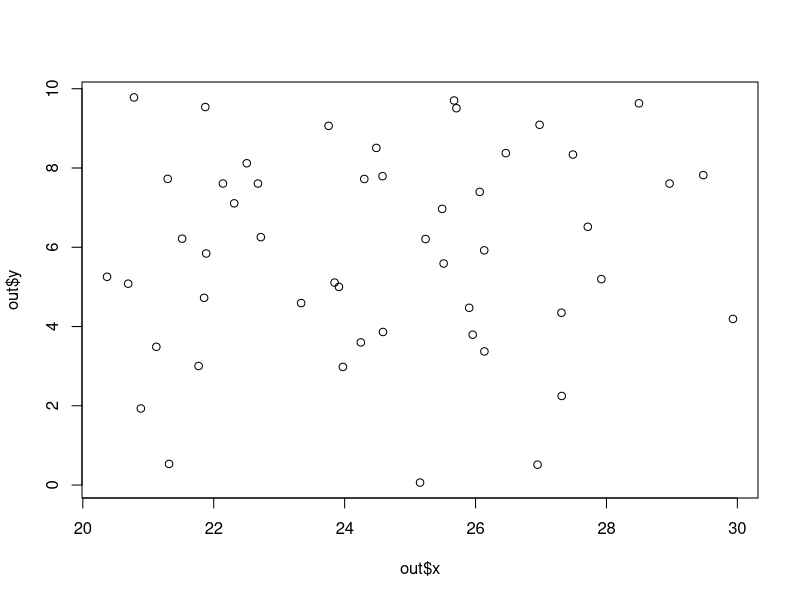
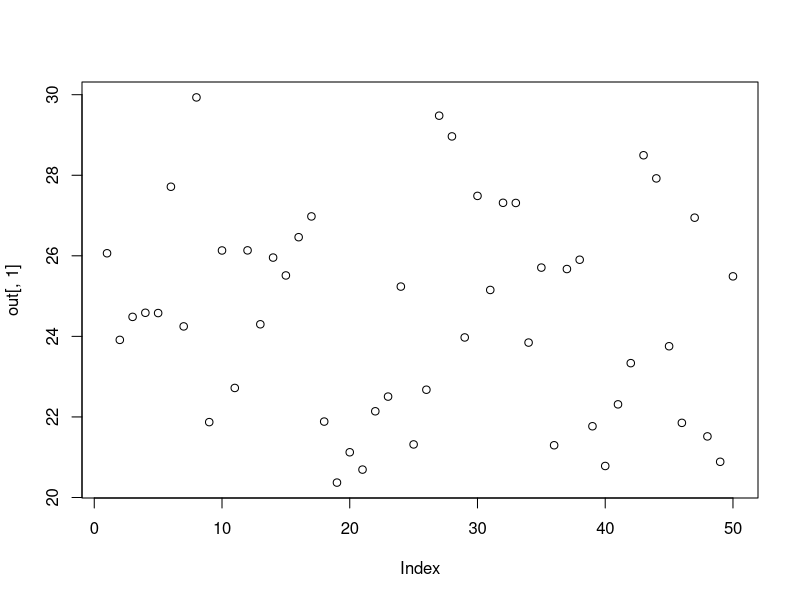
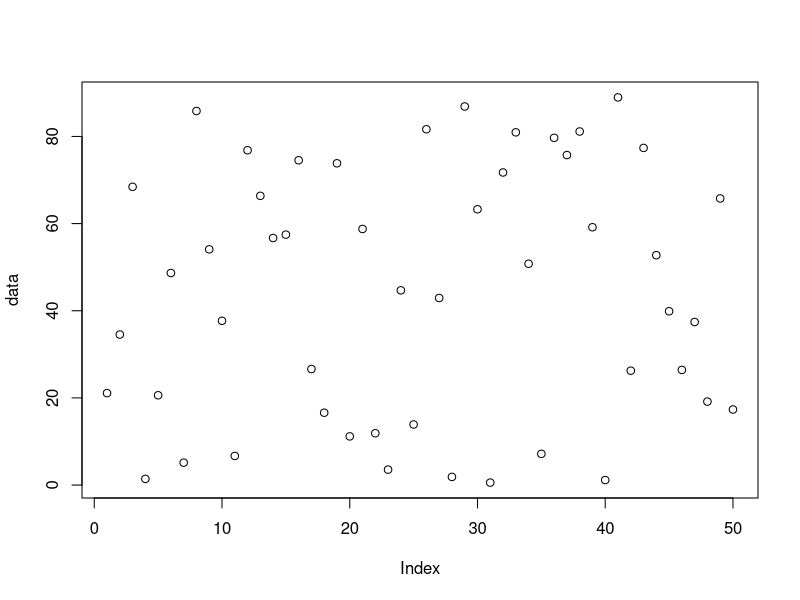
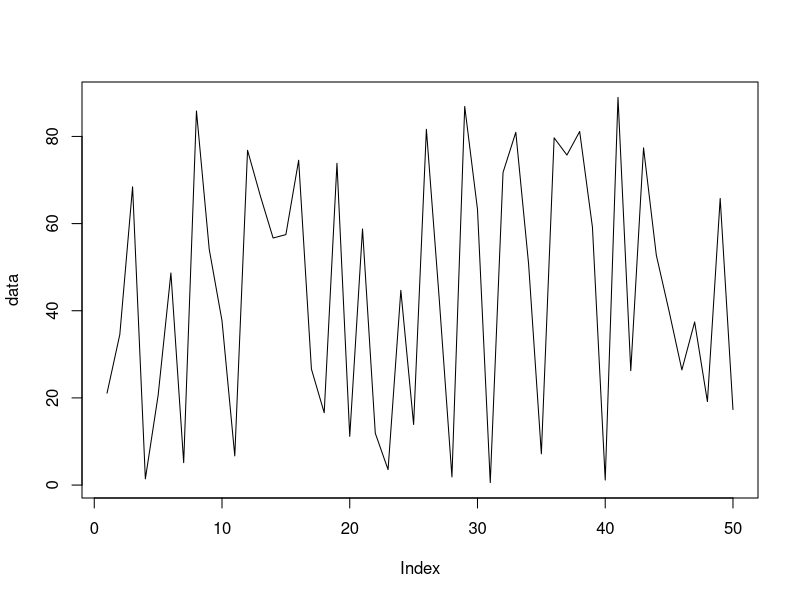
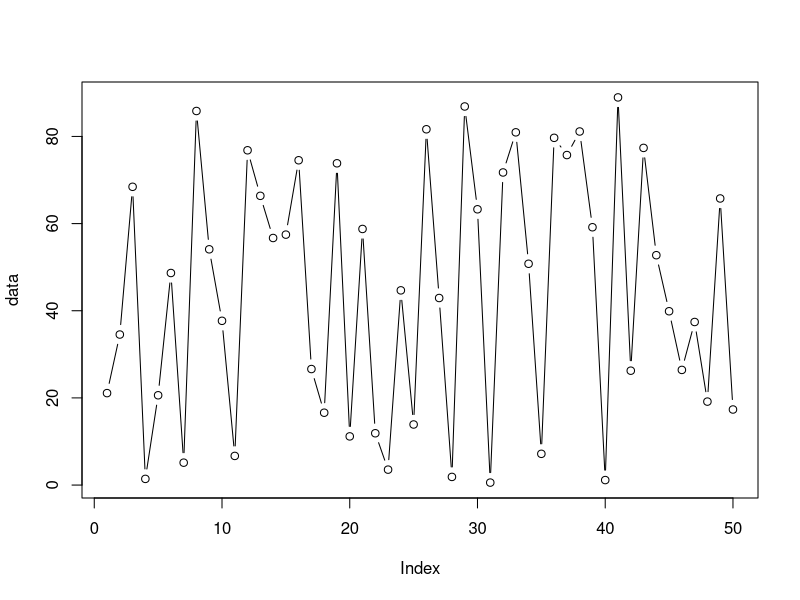
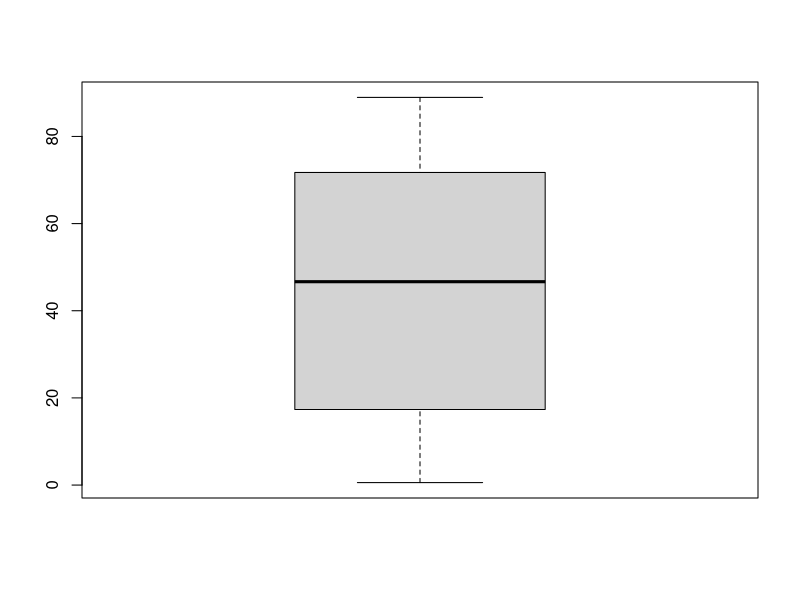
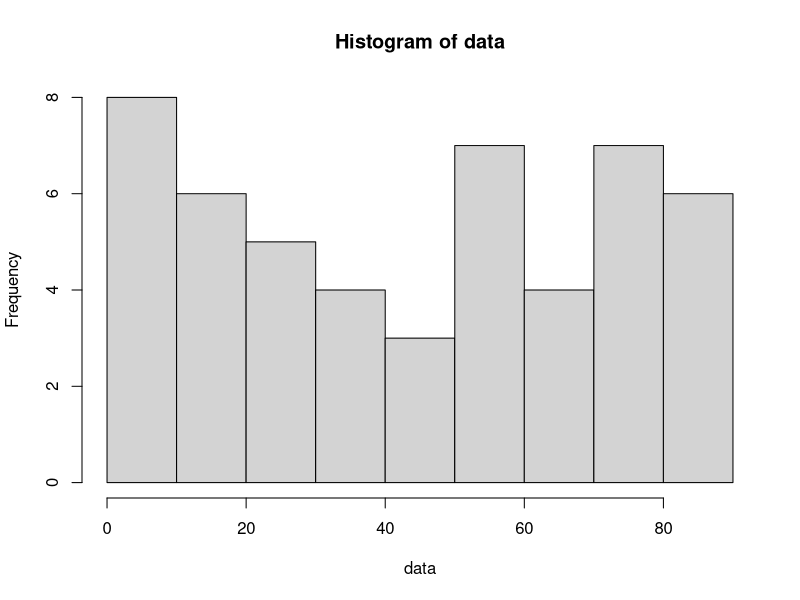
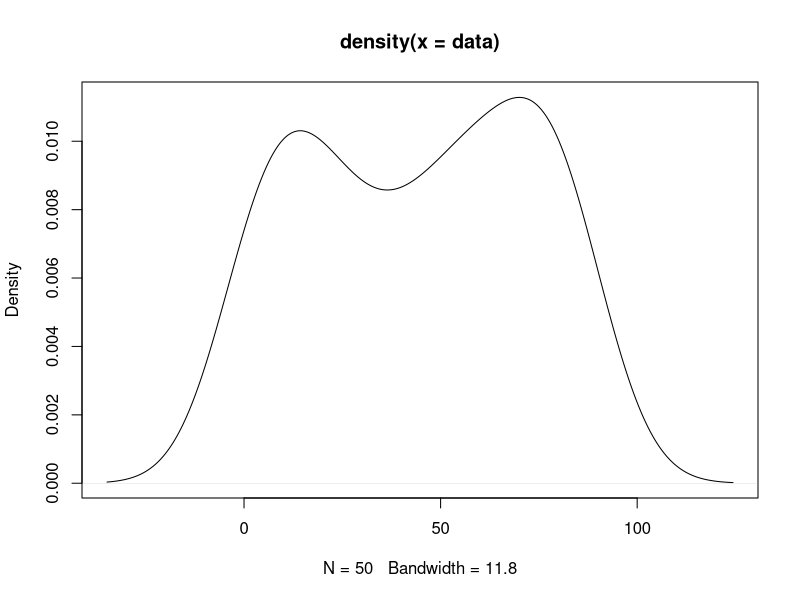

Write R code to recreate these figures, in order.
## ---- chunk 1
2+4+7 # Sum 

# Order of operation
1/2*3+4-5
1/2*(3+4-5)
1/(2*(3+4-5))
1/(2*3+4-5) 
## Notice how output changes with the placement of operators

# Other operators:
2^3
log(10)
sqrt(4)
pi

# Clear the Environment
rm(list=ls())
## ---- chunk 2
# The "is equal to" or "assignment operator in R is "<-" or "=" 

# Generate sample data
data<-c(1,4,2,3,9)

# rbind combines data by rows, and hence "r"bind
# cbind combines data by columns, and hence "c"bind

# Checking the properties of a dataset. Note: the na.rm argument ignores NA values in the dataset.
data=rbind(1,4,2,3,9) 
dim(data)           # [5,1]: 5 rows, 1 column
data[2,1]           # Show the value in row 2, column 1
data[c(2:5),1]      # Show a range of values in column 1
mean(data, na.rm=T) # Mean
max(data)           # Maximum
min(data)           # Minimum
sd(data)            # Standard deviation
var(data)           # Variance

summary(data) 
str(data)        # Prints structure of data
head(data)       # Returns the 1st 6 items in the object
head(data, 2)    # Print first 2
tail(data, 2)    # Print last 2

# Do the same, but with "c()" instead of "rbind"
data=c(1,4,2,3,9) 
dim(data)        # Note: dim is NULL
length(data)     # Length of a dataset is the number of variables (columns)

data[2]          # This should give you 4 

# Other operators work in the same way
mean(data)       # Mean
max(data)        # Maximum
min(data)        # Minimum
sd(data)         # Standard deviation
var(data)        # Variance

# Text data
data=c("TAMU","GEOS","BAEN","WMHS") 
data             # View
data[1]

# Mixed data
data=c(1,"GEOS",10,"WMHS") # All data is treated as text if one value is text
data[3]                    # Note how output is in quotes i.e. "10"

## ---- chunk 3
# Lets make a random matrix
test_mat = matrix( c(2, 4, 3, 1, 5, 7), # The data elements 
  nrow=2,         # Number of rows 
  ncol=3,         # Number of columns 
  byrow = TRUE)   # Fill matrix by rows 

test_mat = matrix( c(2, 4, 3, 1, 5, 7),nrow=2,ncol=3,byrow = TRUE) # Same result 
test_mat


test_mat[,2]      # Display all rows, and second column
test_mat[2,]      # Display second row, all columns

# Types of datasets
out = as.matrix(test_mat)
out               # This is a matrix
out = as.array(test_mat)
out               # This is also a matrix
out = as.vector(test_mat)
out               # This is just a vector

# Data frame and list
data1=runif(50,20,30) # Create 50 random numbers between 20 and 30  
data2=runif(50,0,10)  # Create 50 random numbers between 0 and 10  

# Lists
out = list()        # Create and empty list
out[[1]] = data1    # Notice the brackets "[[ ]]" instead of "[ ]"
out[[2]] = data2
out[[1]]          # Contains data1 at this location

# Data frame
out=data.frame(x=data1, y=data2)

# Let's see how it looks!
plot(out$x, out$y)
plot(out[,1])
## ---- chunk 4

# Create 50 random numbers between 0 and 100  
data=runif(50, 0, 100) 

# Overplotting means adding layers to a plot.
plot(data)            # The "plot" function initializes the plot.
plot(data, type="l")  # The "type" argument changes the plot type. "l" calls up a line plot
plot(data, type="b")  # Buffered points joined by lines

# Try options type = "o" and type = "c" as well.

# We can also quickly visualize boxplots, histograms, and density plots using the same procedure
boxplot(data)        # Box-and-whisker plot
hist(data)           # Histogram points
plot(density(data))  # Plot with density distribution 

## ---- chunk 5

# Part 2.2.1. Line plots
plot(data,type="o", col="red",
     xlab="x-axis title",ylab ="y-axis title", main="My plot", # Name of axis labels and title
     cex.axis=2, cex.main=2,cex.lab=2,            # Size of axes, title and label
     pch=23,       # Change marker style
     bg="red",     # Change color of markers
     lty=5,        # Change line style
     lwd=2         # Selecting line width
) 
# Adding legend
legend(1, 100, legend=c("Data 1"),
       col=c("red"), lty=2, cex=1.2)

# Part 2.2.2. Histograms
hist(data,col="red",
     xlab="Number",ylab ="Value", main="My plot", # Name of axis labels and title
     border="blue"
) 

# Try adjusting the parameters:
# hist(data,col="red",
#      xlab="Number",ylab ="Value", main="My plot", # Name of axis labels and title
#      cex.axis=2, cex.main=2,cex.lab=2,            # Size of axes, title and label
#      border="blue", 
#      xlim=c(0,100), # Control the limits of the x-axis
#      las=0,      # Try different values of las: 0,1,2,3 to rotate labels
#      breaks=5    # Try using 5,20,50, 100
# ) # Using more options and controls

## ---- chunk 6

plot_data=data.frame(x=runif(50,0,10), y=runif(50,20,30), z=runif(50,30,40)) 

plot(plot_data$x, plot_data$y) # Scatter plot of x and y data

# Mandatory beautification
plot(plot_data$x,plot_data$y, xlab="Data X", ylab="Data Y", main="X vs Y plot",
     col="darkred",pch=20,cex=1.5) # Scatter plot of x and y data

# Multiple lines on one axis
matplot(plot_data, type = c("b"),pch=16,col = 1:4) 
matplot(plot_data, type = c("b","l","o"),pch=16,col = 1:4) # Try this now. Any difference? 
legend("topleft", legend = 1:4, col=1:4, pch=1)            # Add legend to a top left
legend("top", legend = 1:4, col=1:4, pch=1)                # Add legend to at top center
legend("bottomright", legend = 1:4, col=1:4, pch=1)        # Add legend at the bottom right

## ---- chunk 7


date=seq(as.Date('2011-01-01'),as.Date('2011-01-31'),by = 1) # Generate a sequence 31 days
data=runif(31,0,10)                 # Generate 31 random values between 0 and 10
df=data.frame(Date=date,Value=data) # Combine the data in a data frame
plot(df,type="o")

## ---- chunk 8

par(mfrow=c(2,2)) # Call a plot with 4 quadrants

# Plot 1
matplot(plot_data, type = c("b"),pch=16,col = 1:4) 

# Plot 2
plot(plot_data$x,plot_data$y) 

# Plot 3
hist(data,col="red",
     xlab="Number",ylab ="Value", main="My plot", 
     border="blue") 

# Plot4
plot(data,type="o", col="red",
     xlab="Number",ylab ="Value", main="My plot",
     cex.axis=2, cex.main=2,cex.lab=2, 
     pch=23,   
     bg="red", 
     lty=5, 
     lwd=2 
) 

# Alternatively, we can call up a plot using a matrix
matrix(c(1,1,2,3), 2, 2, byrow = TRUE) # Plot 1 is plotted for first two spots, followed by plot 2 and 3 

layout(matrix(c(1,1,2,3), 2, 2, byrow = TRUE)) # Fixes a layout of the plots we want to make

 # Plot 1
matplot(plot_data, type = c("b"),pch=16,col = 1:4)

# Plot2
plot(plot_data$x,plot_data$y) 

# Plot 3
hist(data,col="red",
     xlab="Number",ylab ="Value", main="My plot",
     border="blue"
)
## ---- chunk 9

png("awesome_plot.png", width=4, height=4, units="in", res=400) 
#Tells R we will plot image in png of given specification

matplot(plot_data, type = c("b","l","o"),pch=16,col = 1:4)  
legend("topleft", legend = 1:4, col=1:4, pch=1)

dev.off() # Very important: this sends the image to disc
# Keep pressing till you get the following: 
# Error in dev.off() : cannot shut down device 1 (the null device) 
# This ensures that we are no longer plotting.

# It looks like what everything we just plotted was squeezed together to tightly. Let's change the size.
png("awesome_plot.png", width=6, height=4, units="in", res=400)  #note change in dimension
#Tells R we will plot image in png of given specification

matplot(plot_data, type = c("b","l","o"),pch=16,col = 1:3)  
legend("topleft", legend = 1:3, col=1:3, pch=16)

dev.off() 

## ---- chunk 10
###############################################################
#~~~ Load required libraries
lib_names=c("ggplot2","gridExtra","utils","tidyr","cowplot", "RColorBrewer")

# If you see a prompt: Do you want to restart R prior to installing: Select **No**. 

# Install all necessary packages (Run once)
# invisible(suppressMessages
#           (suppressWarnings
#             (lapply
#               (lib_names,install.packages,repos="http://cran.r-project.org",
#                 character.only = T))))

# Load necessary packages
invisible(suppressMessages
          (suppressWarnings
            (lapply
              (lib_names,library, character.only = T))))

###############################################################
#~~~ Generate a dataset containing random numbers within specified ranges
Year = seq(1913,2001,1)
Jan = runif(89, -18.4, -3.2)
Feb = runif(89, -19.4, -1.2)
Mar = runif(89, -14, -1.8)
January = runif(89, 1, 86)
dat = data.frame(Year, Jan, Feb, Mar, January)
## ---- chunk 11

l1 = ggplot(data=dat, aes(x = Year, y = Jan, color = "blue")) + # Tell which data to plot
  geom_line() +      # Add a line
  geom_point() +     # Add a points
  xlab("Year") +     # Add labels to the axes
  ylab("Value")

# Or, they can be specified for any individual geometry
l1 + geom_line(linetype = "solid", color="Blue")  # Add a solid line
l1 + geom_line(aes(x = Year, y = January)) # Add a different data set

# There are tons of other built-in color scales and themes, such as scale_color_grey(), scale_color_brewer(), theme_classic(), theme_minimal(), and theme_dark()

# OR, CREATE YOUR OWN THEME! You can group themes together in one list
theme1 = theme(
  legend.position = "none",
  panel.background = element_blank(),
  plot.title = element_text(hjust = 0.5),
  axis.line = element_line(color = "black"),
  axis.text.y   = element_text(size = 11),
  axis.text.x   = element_text(size = 11),
  axis.title.y  = element_text(size = 11),
  axis.title.x  = element_text(size = 11),
  panel.border = element_rect(
    colour = "black",
    fill = NA,
    size = 0.5
  )
)
## ---- chunk 12
library(tidyr)

# There are two generally data formats: wide (horizontal) and long (vertical). In the horizontal format, every column represents a category of the data. In the vertical format, every row represents an observation for a particular category (think of each row as a data point). Both formats have their comparative advantages. We will now convert the data frame we randomly generated in the previous section to the long format. Here are several ways to do this:

# Using the gather function
dat2 = dat %>% gather(Month, Value, -Year)

# Using pivot_longer and selecting all of the columns we want. This function is the best!
dat2 = dat %>% pivot_longer(cols = c(Jan, Feb, Mar), names_to = "Month", values_to = "Value") 

# Or we can choose to exclude the columns we don't want
dat2 = dat %>% pivot_longer(cols = -c(Year,January), names_to = "Month", values_to = "Value") 

head(dat2) # The data is now shaped in the long format
## ---- chunk 13
# LINE PLOT
l = ggplot(dat2, aes(x = Year, y = Value, group = Month)) +
  geom_line(aes(color = Month)) +
  geom_point(aes(color = Month))
l
## ---- chunk 14
# DENSITY PLOT
d = ggplot(dat2, aes(x = Value))
d = d + geom_density(aes(color = Month, fill = Month), alpha=0.4) # Alpha specifies transparency
d
## ---- chunk 15
# HISTOGRAM
h = ggplot(dat2, aes(x = Value))
h = h + geom_histogram(aes(color = Month, fill = Month), alpha=0.4,
                 fill = "white",
                 position = "dodge")
h
## ---- chunk 16
# The plots can be displayed together on one image using 
# grid.arrange from the gridExtra package
img = grid.arrange(l, d, h, nrow=3)

# Finally, plots created using ggplot can be saved using ggsave
ggsave("grid_plot_1.png", 
       plot = img, 
       device = "png", 
       width = 6, 
       height = 4, 
       units = c("in"), 
       dpi = 600)
## ---- chunk 17

img2=cowplot::plot_grid(l, d, h, nrow = 3, align = "v") # "v" aligns vertical axes and "h" aligns horizontal axes

ggsave("grid_plot_2.png", 
       plot = img2, 
       device = "png", 
       width = 6, 
       height = 4, 
       units = c("in"), 
       dpi = 600)
